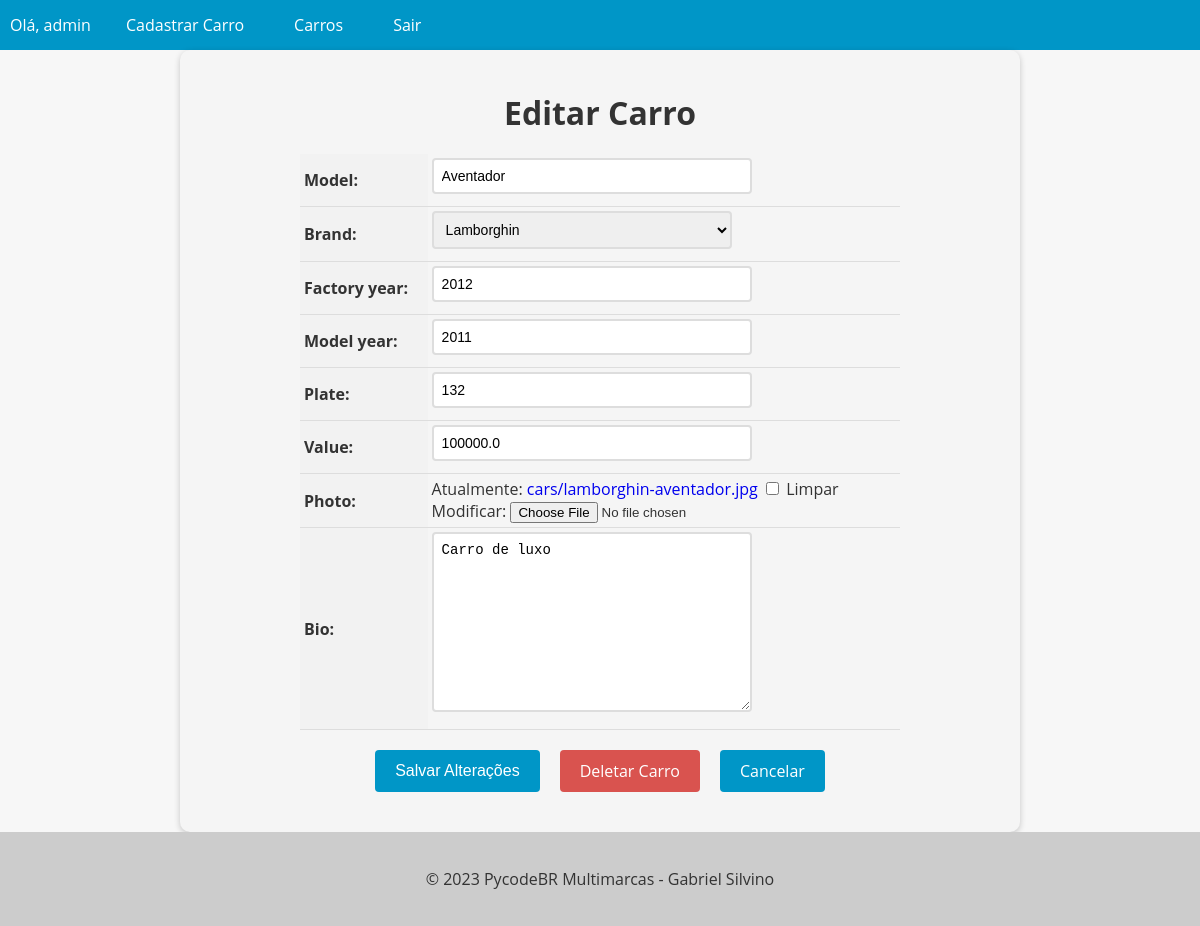
/car/7/update (signed in), run on the app's committed database.
### cars/models.py (models this page shows, shortened)
class Car(models.Model):
    id = models.AutoField(primary_key=True)
    model = models.CharField(max_length=200, blank=True)
    brand = models.ForeignKey(Brand, on_delete=models.PROTECT, related_name='car_brand')
    factory_year = models.IntegerField(blank=True, null=True)
    model_year = models.IntegerField(blank=True, null=True)
    plate = models.CharField(max_length=10, blank=True, null=True)
    value = models.FloatField(blank=True, null=True)
    photo = models.ImageField(upload_to='cars/', blank=True, null='True')
    bio = models.TextField(blank=True, null=True)

### cars/views.py (the view, shortened to what this page needs)
# urls.py: path('car/<int:pk>/update', CarUpdateView.as_view(), name='car_update'),
@method_decorator(login_required(login_url='login'), name='dispatch')
class CarUpdateView(UpdateView):
    model = Car
    form_class = CarModelForm
    template_name = 'car_update.html'

### cars/forms.py (shortened to what this page needs)
class CarModelForm(forms.ModelForm):
    class Meta:
        model = Car
        fields = '__all__'

### cars/models.py (called while the page is built)
    def __str__(self):
        return self.name

### cars/templates/car_update.html (shortened to what this page needs)
{% extends "base.html" %}
{% block content %}
  <form method="post" enctype="multipart/form-data">
    <h1>Editar Carro</h1>
    <table>
      {{ form.as_table }}
    </table>
    <div>
      <div class="buttons-container">
        <input type="submit" value="Salvar Alterações" class="btn btn-primary">
        <a href="{% url 'car_delete' pk=object.pk %}" class="btn btn-danger">Deletar Carro</a>
        <a href="{% url 'cars_list' %}" class="btn btn-secondary">Cancelar</a>
      </div>
    </div>
  </form>
{% endblock %}

### app/templates/base.html (shortened to what this page needs)
<!DOCTYPE html>
<html lang="en">
<head>
</head>
<body>
  <header>
    <nav>
      <ul>
        {% if user.is_authenticated %}
          <li>Olá, {{ user.username }}</li>
          <li><a href="{% url 'new_car' %}">Cadastrar Carro</a></li>
        {% endif %}
        <li><a href="{% url 'cars_list' %}">Carros</a></li>
        {% if user.is_authenticated %}
          <li><a href="{% url 'logout' %}">Sair</a></li>
        {% endif %}
      </ul>
    </nav>
  </header>
  <main>
    {% block content %}
    {% endblock %}
  </main>
  <footer>
    <p>&copy; 2023 PycodeBR Multimarcas  - Gabriel Silvino</p>
  </footer>
</body>
</html>

### app/templates/base.html (style rules this page uses)
body { font-family: 'Open Sans', sans-serif; background-color: #f7f7f7; color: #333; margin: 0; padding: 0; }
header { background-color: #0096c7; color: #fff; text-align: center; }
footer { background-color: #ccc; color: #333; padding: 20px; text-align: center; }
nav { background-color: #0096c7; color: #fff; height: 50px; display: flex; justify-content: space-between; align-items: center; }
nav ul { list-style: none; margin: 0; padding: 0; display: flex; }
nav ul li { margin: 0 10px; }
nav ul li a { color: #fff; text-decoration: none; font-size: 16px; padding: 15px; transition: all 0.3s ease; }

### cars/templates/car_update.html (style rules this page uses)
form { max-width: 800px; margin: 0 auto; padding: 20px; background-color: #f5f5f5; border-radius: 10px; box-shadow: 0 2px 6px rgba(0, 0, 0, 0.2); }
form h1 { font-size: 2rem; margin-bottom: 20px; text-align: center; }
table { margin: 0 auto; border-collapse: collapse; width: 100%; max-width: 600px; }
th, td { padding: 4px; text-align: left; border-bottom: 1px solid #ddd; }
th { background-color: #f2f2f2; }
input[type="text"], input[type="number"], select, textarea { padding: 8px; font-size: 14px; border: 2px solid #ddd; border-radius: 4px; width: 100%; max-width: 300px; margin-bottom: 8px; transition: border-bottom-color 0.3s ease-in-out; }
.btn { background-color: #0096c7; color: #fff; border: none; padding: 10px 20px; font-size: 16px; border-radius: 4px; cursor: pointer; transition: background-color 0.3s ease-in-out; }
.buttons-container { display: flex; justify-content: center; margin-top: 20px; margin-bottom: 20px; }
.btn { display: inline-block; background-color: #0096c7; color: #fff; border: none; padding: 10px 20px; font-size: 16px; border-radius: 4px; cursor: pointer; transition: background-color 0.3s ease-in-out; margin: 0 10px; }
.btn-danger { background-color: #d9534f; text-decoration: none !important; }
a { text-decoration: none !important; }

### data on the page
Car: model "Aventador", brand "Lamborghin", factory_year "2012", model_year "2011", plate "132", value "100000.0", bio "Carro de luxo"

### other printed values
{{ user.username }} "admin"
